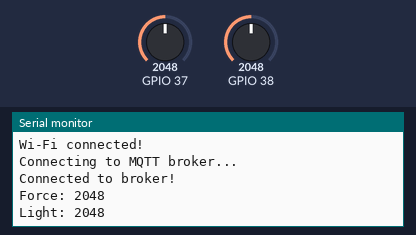
Bench run of a sketch on a simulated ESP32. On the bench: the last lines printed to the serial monitor. Inputs (shaded band) come from the test bench; at power-on: GPIO 37 = 2048, GPIO 38 = 2048. WiFi joins after 1.5 s; servers stay silent unless stated; no MQTT or app messages arrive unless stated.

Above: at 3.2 s.
3.3 s: GPIO 37 set to 2866
At 4.7 s:
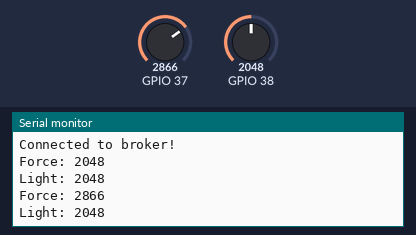
6.0 s: GPIO 38 set to 2866
At 7.5 s:
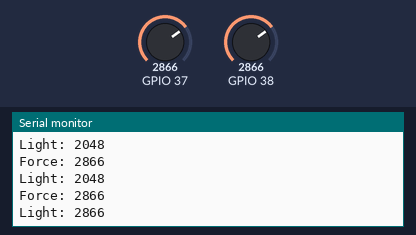
8.7 s: GPIO 37 set to 3603
At 10.7 s:
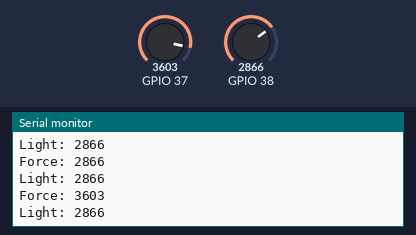
11.4 s: GPIO 38 set to 3603
At 13.4 s:
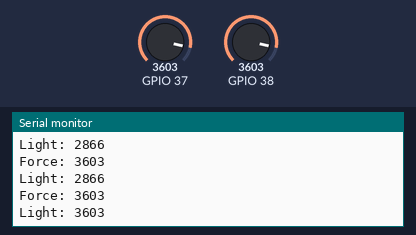
Timing chart, 0 to 14.9 s (numbered marks = the images above; inputs shaded):
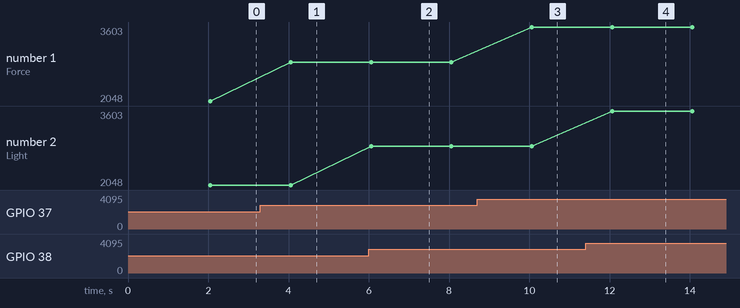

The sketch:

arduino_mqtt_client.ino
```cpp
#include <WiFi.h>        // For Wi-Fi connectivity
#include <PubSubClient.h> // For MQTT functionality

// Wi-Fi credentials
char ssid[] = "Loading...";   // Wi-Fi name (SSID)
char pass[] = "helloworld";   // Wi-Fi password

// MQTT information
const char* mqttServer = "test.mosquitto.org";  // MQTT broker address
const int mqttPort = 1883;                      // MQTT port
const char* mqttTopicForce = "arduino/force";   // Topic for force sensor
const char* mqttTopicLDR = "arduino/ldr";       // Topic for light sensor

WiFiClient wifiClient;              // Wi-Fi client
PubSubClient client(wifiClient);    // MQTT client

void setup() {
    Serial.begin(115200);           // Initialize serial port
    WiFi.begin(ssid, pass);         // Connect to Wi-Fi

    // Wait for Wi-Fi connection
    while (WiFi.status() != WL_CONNECTED) {
        delay(1000);
        Serial.println("Connecting to Wi-Fi...");
    }
    Serial.println("Wi-Fi connected!");

    // Set up MQTT client
    client.setServer(mqttServer, mqttPort);

    // Connect to MQTT broker
    while (!client.connected()) {
        Serial.println("Connecting to MQTT broker...");
        if (client.connect("ArduinoClient")) {
            Serial.println("Connected to broker!");
        } else {
            Serial.print("Failed to connect, rc=");
            Serial.print(client.state());
            delay(2000);
        }
    }
}

void loop() {
    // Read sensor data
    int forceSensorValue = analogRead(A1);  // Force sensor value
    int lightSensorValue = analogRead(A2);  // Light sensor value

    // Publish force sensor data
    char forceMessage[20];  // Buffer for message
    snprintf(forceMessage, sizeof(forceMessage), "%d", forceSensorValue);
    client.publish(mqttTopicForce, forceMessage);
    Serial.print("Force: ");
    Serial.println(forceMessage);

    // Publish light sensor data
    char lightMessage[20];  // Buffer for message
    snprintf(lightMessage, sizeof(lightMessage), "%d", lightSensorValue);
    client.publish(mqttTopicLDR, lightMessage);
    Serial.print("Light: ");
    Serial.println(lightMessage);

    delay(2000);  // Wait 2 seconds before next reading
}
```

Measured:
- after the input at 3.3 s, the serial monitor: prints a new line after 0.76 s (image 1)
- after the input at 6.0 s, the serial monitor: prints a new line after 0.06 s (image 2)
- after the input at 8.7 s, the serial monitor: prints a new line after 1.4 s (image 3)
- after the input at 11.4 s, the serial monitor: prints a new line after 0.66 s (image 4)
- plotted number 1: 2048 → 2866 after the input at 3.3 s, 2866 → 3603 after the input at 8.7 s
